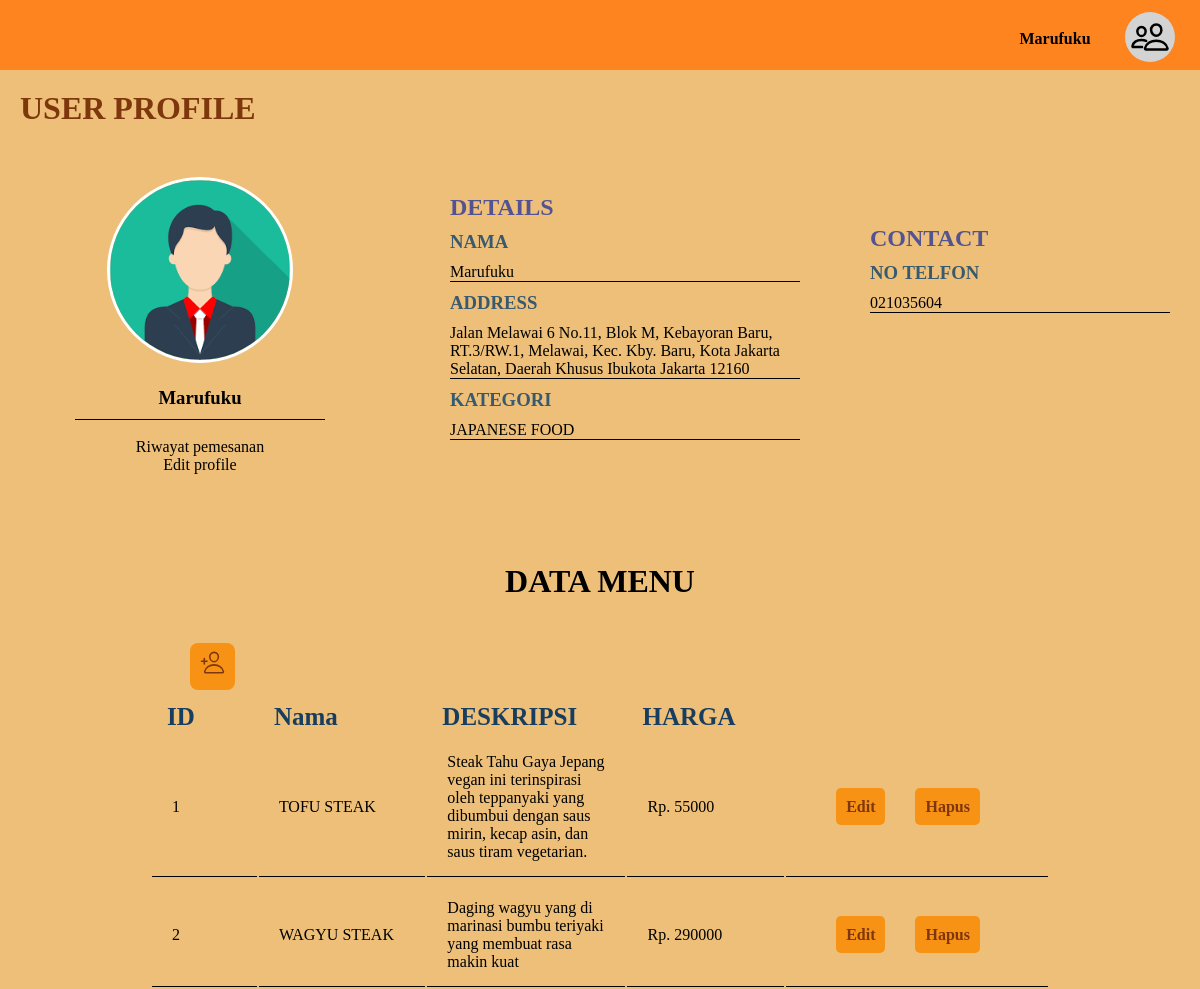
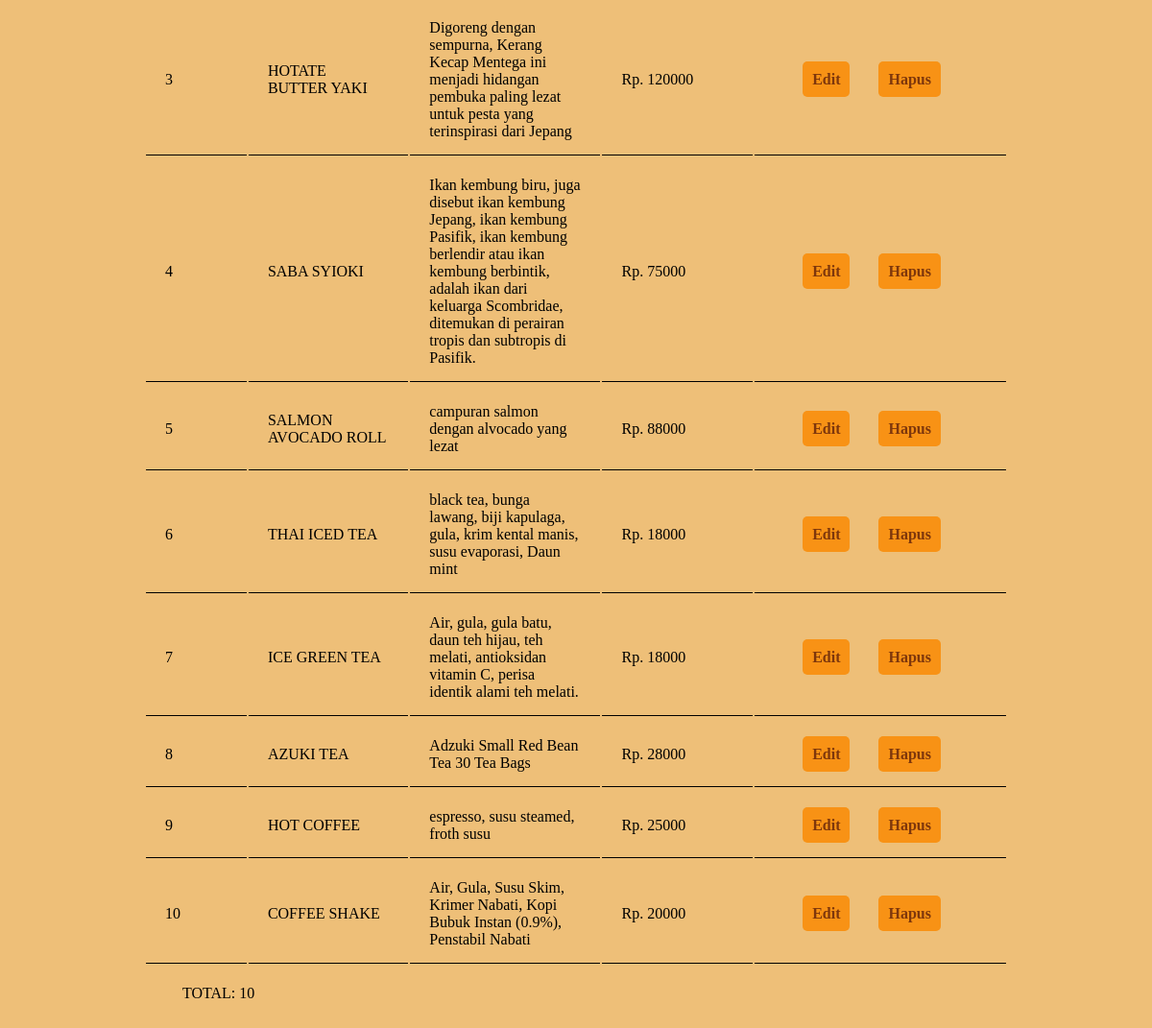
Screenshot of /resto/marufuku.php with the database file from the repository (2 pictures, top to bottom).
### tables this page shows
CREATE TABLE `presto` (
  `ID` int(50) NOT NULL,
  `NAMA` varchar(255) NOT NULL,
  `ALAMAT` varchar(255) NOT NULL,
  `NOTELFON` varchar(50) NOT NULL,
  `KATEGORI` varchar(50) NOT NULL
);

CREATE TABLE `marufuku` (
  `ID` int(50) NOT NULL,
  `NAMA` varchar(255) NOT NULL,
  `DESKRIPSI` varchar(255) NOT NULL,
  `HARGA` int(50) NOT NULL
);

### admin/config.php (called while the page is built, shortened)
<?php
	$server = "localhost";
	$user = "root";
	$password = "";
	$nama_database = "bifood";
	$db = mysqli_connect($server, $user, $password, $nama_database);
		$test9 = mysqli_query($db, "SELECT * FROM presto WHERE ID = 9");
?>

### resto/marufuku.php (the view, shortened to what this page needs)
<!DOCTYPE html>
<html lang="en">
<head>
    <link rel="stylesheet" type="text/css" href="../css/home.css">
    <link rel="stylesheet" type="text/css" href="../css/uprofile.css">
    <link rel="stylesheet" type="text/css" href="../css/menuprof.css">
</head>
<body>
    <header>
        <div class="prof">
            <ul>
                <li>
                    <h4 class="uy">
                    <?php
                    include("../admin/config.php");
                    while($presto = mysqli_fetch_array($test9)){
                        echo "$presto[1]";
                    }
                    ?>
                    </h4>
                    <p><ion-icon name="people-outline"></ion-icon></p>
                </li>
            </ul>
        </div>
    </header>
    <div class="container">
        <h1>USER PROFILE</h1>
        <div class="abc">
            <img src="../img/profile.png">
            <h3>
                <?php
                    include("../admin/config.php");
                    while($presto = mysqli_fetch_array($test9)){
                        echo "$presto[1]";
                    }
                ?>
            </h3><br>
            <a href="marufuku/listpemesanan.php">Riwayat pemesanan</a><br>
            <a href="../admin/listuser.php">Edit profile</a>
        </div>
        <div class="efg">
            <h2>DETAILS</h2>
            <h3>NAMA</h3>
            <p>
                <?php
                    include("../admin/config.php");
                    while($presto = mysqli_fetch_array($test9)){
                        echo "$presto[1]";
                    }
                ?>
            </p>
            <h3>ADDRESS</h3>
            <p>
                <?php
                    include("../admin/config.php");
                    while($presto = mysqli_fetch_array($test9)){
                        echo "$presto[2]";
                    }
                ?>
            </p>
            <h3>KATEGORI</h3>
            <p>
                <?php
                    include("../admin/config.php");
                    while($presto = mysqli_fetch_array($test9)){
                        echo "$presto[4]";
                    }
                ?>
            </p>
        </div>
        <div class="hij">
            <h2>CONTACT</h2>
            <h3>NO TELFON</h3>
            <p>
                <?php
                    include("../admin/config.php");
                    while($presto = mysqli_fetch_array($test9)){
                        echo "$presto[3]";
                    }
                ?>
            </p>
        </div>
    </div>
    <div class="menu">
    <h1>DATA MENU</h1>
    <nav>
		<a href="marufuku/form_tambah.php"><ion-icon name="person-add-outline"></ion-icon></a>
	</nav>
    <table>
		<thead>
			<tr>
				<th>ID</th>
				<th>Nama</th>
				<th>DESKRIPSI</th>
				<th>HARGA</th>
			</tr>
		</thead>
		<tbody>
			<?php
				$sql = "SELECT * FROM marufuku";
				$query = mysqli_query($db, $sql);
				while($marufuku = mysqli_fetch_array($query)){
					echo "<tr>";
					echo "<td>".$marufuku['ID']."</td>";
					echo "<td>".$marufuku['NAMA']."</td>";
					echo "<td>".$marufuku['DESKRIPSI']."</td>";
					echo "<td> Rp. ".$marufuku['HARGA']."</td>";
                    echo "<td>";
					echo "<a href='marufuku/form_edit.php?ID=".$marufuku['ID']."'>Edit</a>";
                    echo "<a href='marufuku/hapus.php?ID=".$marufuku['ID']."' onClick=\"return confirm('yakin?');\">Hapus</a>";
					echo "</tr>";
				}
			?>
		</tbody>
	</table>
	<p class="total">TOTAL: <?php echo mysqli_num_rows($query) ?></p>
    </div>
</body>
</html>

### css/home.css (style rules this page uses)
* { margin: 0; padding: 0; }
html { scroll-behavior: smooth; }
body { background-color: #EEBF78; }
header { width: 100%; height: 50px; background-color: #FD841F; text-align: center; padding-top: 10px; padding-bottom: 10px; }
.prof ul li { display: inline-block; cursor: pointer; }
.prof p ion-icon { font-size: 40px; margin-left: 100px; margin-top: -60px; padding: 5px; border-radius: 50%; -webkit-border-radius: 50%; -moz-border-radius: 50%; -ms-border-radius: 50%; -o-border-radius: 50%; background-color: lightgrey; }
.prof { margin-left: 1000px; margin-top: -25px; }
.uy { margin-left: -90px; }

### css/uprofile.css (style rules this page uses)
* { margin: 0; padding: 0; }
.prof { margin-top: 20px; }
.container h1 { font-family: 'Goudy Old Style'; color: #7E370C; padding: 20px 20px; }
.abc { width: 300px; text-align: center; margin-left: 50px; margin-top: 30px; }
.abc img { width: 180px; border-radius: 50%; -webkit-border-radius: 50%; -moz-border-radius: 50%; -ms-border-radius: 50%; -o-border-radius: 50%; border: 3px solid white; margin-bottom: 20px; }
.abc h3 { border-bottom: 1px solid #000; width: 250px; margin-left: 25px; padding-bottom: 10px; }
.abc a { text-decoration: none; margin-top: 20px; color: black; }
.efg { margin-left: 450px; margin-top: -280px; width: 350px; }
.efg h2 { font-family: tahoma; color: rgb(83, 83, 148); }
.efg h3 { font-family: tahoma; color: rgb(55, 90, 111); margin-bottom: 10px; margin-top: 10px; }
.efg p { border-bottom: 1px solid #000; }
.hij { width: 300px; margin-left: 870px; margin-top: -215px; }
.hij h2 { font-family: tahoma; color: rgb(83, 83, 148); }
.hij h3 { font-family: tahoma; color: rgb(55, 90, 111); margin-bottom: 10px; margin-top: 10px; }
.hij p { border-bottom: 1px solid #000; }

### css/menuprof.css (style rules this page uses)
.menu { margin-top: 250px; }
.menu h1 { text-align: center; }
nav { margin-top: 50px; margin-left: 190px; }
.total { margin-top: 20px; margin-left: 190px; padding-bottom: 50px; }
nav a { text-decoration: none; font-size: 25px; padding: 10px 10px; background-color: rgb(248, 146, 21); color: #7E370C; border-radius: 8px; -webkit-border-radius: 8px; -moz-border-radius: 8px; -ms-border-radius: 8px; -o-border-radius: 8px; }
table { margin-top: 20px; width: 900px; margin-left: auto; margin-right: auto; }
thead th { font-weight: bold; font-size: 25px; text-align: left; padding-left: 15px; color: rgb(23, 61, 95); }
tbody td { border-bottom: 1px solid #000; padding: 20px 20px; padding-bottom: 15px; width: 9000px; }
tbody td a { margin-left: 30px; }
tbody a { text-decoration: none; margin-left: 15px; padding: 10px; margin-bottom: 5px; border-radius: 5px; -webkit-border-radius: 5px; -moz-border-radius: 5px; -ms-border-radius: 5px; -o-border-radius: 5px; background-color: rgb(248, 146, 21); color: #7E370C; cursor: pointer; font-weight: bold; }

### rows the page displays
presto: NAMA "Marufuku", ALAMAT "Jalan Melawai 6 No.11, Blok M, Kebayoran Baru, RT.3/RW.1, Melawai, Kec. Kby. Baru, Kota Jakarta Selatan, Daerah Khusus Ibukota Jakarta 12160", KATEGORI "JAPANESE FOOD", NOTELFON "021035604"
marufuku: ID "1", NAMA "TOFU STEAK", DESKRIPSI "Steak Tahu Gaya Jepang vegan ini terinspirasi oleh teppanyaki yang dibumbui dengan saus mirin, kecap asin, dan saus tiram vegetarian.", HARGA "55000"
marufuku: ID "2", NAMA "WAGYU STEAK", DESKRIPSI "Daging wagyu yang di marinasi bumbu teriyaki yang membuat rasa makin kuat", HARGA "290000"
marufuku: ID "3", NAMA "HOTATE BUTTER YAKI", DESKRIPSI "Digoreng dengan sempurna, Kerang Kecap Mentega ini menjadi hidangan pembuka paling lezat untuk pesta yang terinspirasi dari Jepang", HARGA "120000"
marufuku: ID "4", NAMA "SABA SYIOKI", DESKRIPSI "Ikan kembung biru, juga disebut ikan kembung Jepang, ikan kembung Pasifik, ikan kembung berlendir atau ikan kembung berbintik, adalah ikan dari keluarga Scombridae, ditemukan di perairan tropis dan subtropis di Pasifik.", HARGA "75000"
marufuku: ID "5", NAMA "SALMON AVOCADO ROLL", DESKRIPSI "campuran salmon dengan alvocado yang lezat", HARGA "88000"
marufuku: ID "6", NAMA "THAI ICED TEA", DESKRIPSI "black tea, bunga lawang, biji kapulaga, gula, krim kental manis, susu evaporasi, Daun mint", HARGA "18000"
marufuku: ID "7", NAMA "ICE GREEN TEA", DESKRIPSI "Air, gula, gula batu, daun teh hijau, teh melati, antioksidan vitamin C, perisa identik alami teh melati.", HARGA "18000"
marufuku: ID "8", NAMA "AZUKI TEA", DESKRIPSI "Adzuki Small Red Bean Tea 30 Tea Bags", HARGA "28000"
marufuku: ID "9", NAMA "HOT COFFEE", DESKRIPSI "espresso, susu steamed, froth susu", HARGA "25000"
marufuku: ID "10", NAMA "COFFEE SHAKE", DESKRIPSI "Air, Gula, Susu Skim, Krimer Nabati, Kopi Bubuk Instan (0.9%), Penstabil Nabati", HARGA "20000"

### other values shown
mysqli_num_rows($query) "10"
